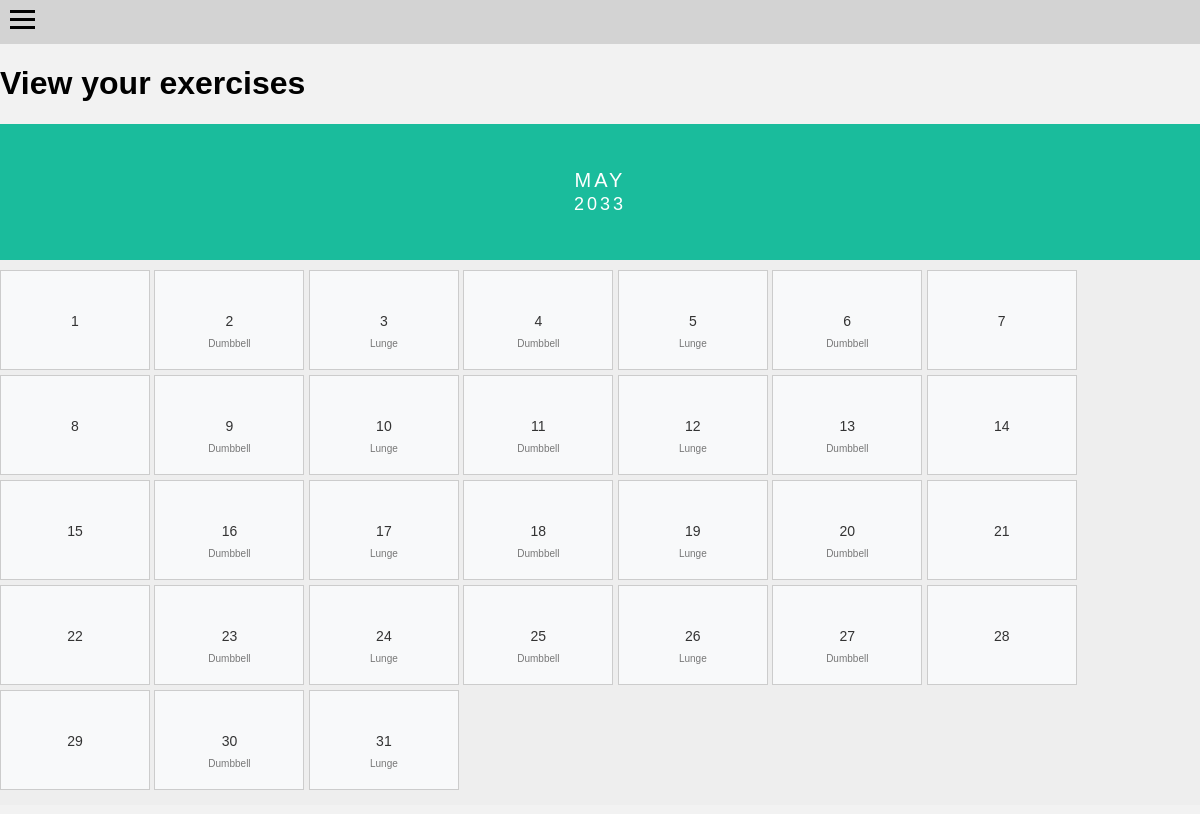
Screenshot of /program (signed in) with the database file from the repository.
### main.py (models this page shows)
class Exercise(db.Model):
    __tablename__ = 'exercise'
    Exercise_ID = db.Column(db.Integer, primary_key=True)
    exerciseXmembers = db.relationship('ExerciseXMember', backref='exercise', lazy='dynamic')
    Type = db.Column(db.String(50))
    Reps = db.Column(db.Integer)
    Weight = db.Column(db.Double)
    Sets = db.Column(db.Integer)
    days_of_week = db.Column(db.String(50))

### main.py (the view)
@login_required
@app.route("/program")
def program():
    user = current_user
    user_exercise = db.session.query(Exercise, ExerciseXMember).join(ExerciseXMember).filter(
        ExerciseXMember.Member_ID == user.Member_ID).all()
    exercise_info = [(exercise.Type, exercise.days_of_week) for exercise, _ in user_exercise]
    print(exercise_info)
    days = {}
    for exercise_type, days_of_week in exercise_info:
        days_of_week = days_of_week.strip()  # Remove any leading or trailing spaces
        if days_of_week == "MWF":
            days[exercise_type] = []
            for i in range(2, 32, 7):
                days[exercise_type].extend([i, i + 2, i + 4])
        elif days_of_week == "TR":
            days[exercise_type] = []
            for i in range(3, 32, 7):
                days[exercise_type].extend([i, i + 2])
    return render_template('program.html', login=True, exercise_info=exercise_info, days=days)

### main.py (called while the page is built)
@login_manager.user_loader
def load_user(user_id):
    return Member.query.get(int(user_id))

### templates/program.html (shortened to what this page needs)
{% extends "base.html" %}
{% block nav %}
    <nav>
        <div class="menu-icon">
            <span></span>
            <span></span>
            <span></span>
        </div>
    </nav>
{% endblock %}
{% block body %}
<h1>View your exercises</h1>
<div class="month">
  <ul>
    <li>
      May<br>
      <span style="font-size:18px">2033</span>
    </li>
  </ul>
</div>
<ul class="days">
    {% for day in range(1, 32) %}
    <li>
        {% set exercise_types = [] %}
        {% if exercise_types %}
            <a href="/viewIndvExercise?day={{ day }}&exercise_types={{ exercise_types|join(',') }}">
                <div>{{ day }}</div>
                <span>{{ exercise_types|join(', ') }}</span>
            </a>
        {% else %}
            <a href="/viewIndvExercise?day={{ day }}&exercise_types=None">
                <div>{{ day }}</div>
            </a>
        {% endif %}
    </li>
    {% endfor %}
</ul>
{% endblock %}

### templates/base.html (shortened to what this page needs)
<html>
    <head>
    </head>
    <body>
            {% block nav %}
            {% endblock %}
    </body>
    {% block body %}
    {% endblock %}
</html>

### templates/program.html (style rules this page uses)
.menu-icon { display: block; cursor: pointer; padding: 10px; }
.menu-icon span { display: block; width: 25px; height: 3px; background-color: black; margin-bottom: 5px; }
body { font-family: Arial, sans-serif; margin: 0; padding: 0; }
* { box-sizing: border-box; }
ul { list-style-type: none; }
body { font-family: Verdana, sans-serif; }
.month { padding: 45px 20px; width: 100%; background: #1abc9c; text-align: center; }
.month ul { margin: 0; padding: 0; }
.month ul li { color: white; font-size: 20px; text-transform: uppercase; letter-spacing: 3px; }
.days { padding: 10px 0; background: #eee; margin: 0; }
.days li { list-style-type: none; display: inline-block; width: 12.5%; text-align: center; margin-bottom: 5px; font-size: 14px; color: #777; border: 1px solid #ccc; height: 100px; line-height: 100px; box-sizing: border-box; position: relative; }
.days li a { display: block; width: 100%; height: 100%; text-decoration: none; color: #333; background-color: #f8f9fa; transition: background-color 0.3s ease; }
.days li span { position: absolute; bottom: -25px; left: 0; width: 100%; text-align: center; font-size: 10px; color: #777; }

### templates/base.html (style rules this page uses)
body { background-color: #f2f2f2; }
nav { background-color: #d3d3d3; width: 100%; }

### rows the page displays
Exercise: day "2", Type "Dumbbell", day "4", day "6", day "9", day "11", day "13", day "16", day "18", day "20", day "23", day "25", day "27", day "30"
Exercise: day "3", Type "Lunge", day "5", Sets "10", day "12", day "17", day "19", day "24", day "26", day "31"

### other values shown
{{ day }} "1" "7" "8" "14" "15" "21" "22" "28" "29"
